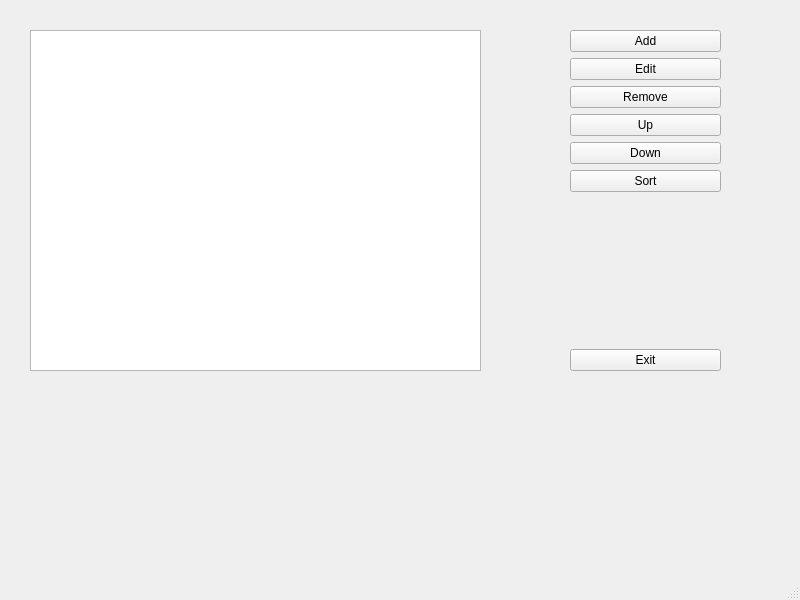
<?xml version="1.0" encoding="UTF-8"?>
<ui version="4.0">
 <class>MainWindow</class>
 <widget class="QMainWindow" name="MainWindow">
  <property name="geometry">
   <rect>
    <x>0</x>
    <y>0</y>
    <width>800</width>
    <height>600</height>
   </rect>
  </property>
  <property name="windowTitle">
   <string>MainWindow</string>
  </property>
  <widget class="QWidget" name="centralwidget">
   <widget class="QListWidget" name="list_Items">
    <property name="geometry">
     <rect>
      <x>30</x>
      <y>30</y>
      <width>451</width>
      <height>341</height>
     </rect>
    </property>
   </widget>
   <widget class="QWidget" name="">
    <property name="geometry">
     <rect>
      <x>570</x>
      <y>30</y>
      <width>151</width>
      <height>341</height>
     </rect>
    </property>
    <layout class="QVBoxLayout" name="verticalLayout">
     <item>
      <widget class="QPushButton" name="btn_add">
       <property name="text">
        <string>Add</string>
       </property>
      </widget>
     </item>
     <item>
      <widget class="QPushButton" name="btn_edit">
       <property name="text">
        <string>Edit</string>
       </property>
      </widget>
     </item>
     <item>
      <widget class="QPushButton" name="btn_remove">
       <property name="text">
        <string>Remove</string>
       </property>
      </widget>
     </item>
     <item>
      <widget class="QPushButton" name="btn_up">
       <property name="text">
        <string>Up</string>
       </property>
      </widget>
     </item>
     <item>
      <widget class="QPushButton" name="btn_down">
       <property name="text">
        <string>Down</string>
       </property>
      </widget>
     </item>
     <item>
      <widget class="QPushButton" name="btn_sort">
       <property name="text">
        <string>Sort</string>
       </property>
      </widget>
     </item>
     <item>
      <spacer name="verticalSpacer">
       <property name="orientation">
        <enum>Qt::Vertical</enum>
       </property>
       <property name="sizeHint" stdset="0">
        <size>
         <width>20</width>
         <height>40</height>
        </size>
       </property>
      </spacer>
     </item>
     <item>
      <widget class="QPushButton" name="btn_exit">
       <property name="text">
        <string>Exit</string>
       </property>
      </widget>
     </item>
    </layout>
   </widget>
  </widget>
  <widget class="QMenuBar" name="menubar">
   <property name="geometry">
    <rect>
     <x>0</x>
     <y>0</y>
     <width>800</width>
     <height>21</height>
    </rect>
   </property>
  </widget>
  <widget class="QStatusBar" name="statusbar"/>
 </widget>
 <resources/>
 <connections/>
</ui>
